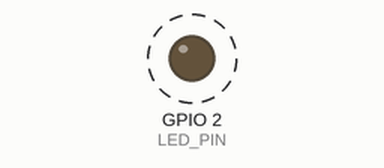
The sketch below on a simulated ESP8266 (NodeMCU). Parts: output pins drawn as LEDs (lit = HIGH). Dashed ring = blinking. Random numbers use the default seed unless the sketch sets one; what the sketch prints to the serial monitor is not drawn.

Above: at 2.1 s.
Timing chart, 0 to 4.6 s (numbered marks = the images above):
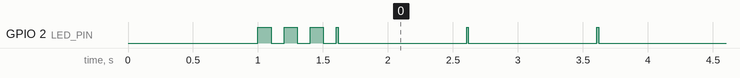

Measured:
- by itself, GPIO 2 (LED_PIN): moves between LOW and HIGH, repeating every 55.0 s

The sketch:

esp32_dummy_sender.ino
```cpp
/*
 ========================================================================
 PENGIRIM DATA DUMMY TELEMETRI ESP32 - CAPSTONE AKUAPONIK UNNES
 Peneliti ESP32 & Fuzzy Sugeno: Rafly Akbar Anggara (NIM 2305110006)
 ========================================================================
 Deskripsi:
 Sketch ini menghasilkan data telemetri dummy kolam yang dinamis dan realistis
 tanpa perlu sensor fisik terpasang. Cocok untuk pengujian koneksi ke
 Raspberry Pi 4B dan verifikasi antarmuka Dasbor Web.

 Fitur:
 1. Simulasi matematis pH (6.80 - 7.35) dengan fluktuasi alami.
 2. Simulasi kekeruhan SEN0189 (5.0 - 18.0 NTU) mensimulasikan metabolisme ikan.
 3. Simulasi suhu air DS18B20 (26.5 - 28.5 °C).
 4. Simulasi ketinggian air JSN-SR04T (67.0 - 69.5 cm).
 5. Output via Serial USB (Baud 115200 bps) format Line-Delimited JSON.
 6. Menerima umpan balik kanopi kangkung (PSI, Coverage) dan perintah katup.
 7. Indikator LED onboard (GPIO 2) berkedip setiap paket data terkirim.
 ========================================================================
*/

#include <Arduino.h>
#include <ArduinoJson.h>
#include <math.h>

// Konfigurasi Pin & Interval
#define LED_PIN 2               // LED bawaan ESP32 (NodeMCU / DevKit V1)
#define SERIAL_BAUD 115200      // Baud rate komunikasi ke Raspberry Pi
#define INTERVAL_KIRIM_MS 1000  // Kirim data setiap 1 detik (1 Hz)

// Variabel Waktu & State
unsigned long waktuTerakhirKirim = 0;
uint16_t nomorUrutPaket = 0;
float phaseSinus = 0.0;

// Status Aktuator Lokal
bool statusKatupKuras = false;
bool statusPompaSirkulasi = true;
bool statusDispenserPakan = false;
unsigned long waktuBukaKatup = 0;
const unsigned long MAKS_DURASI_KATUP_MS = 60000; // Pengaman darurat 60 detik

void setup() {
  pinMode(LED_PIN, OUTPUT);
  digitalWrite(LED_PIN, LOW);

  // Inisialisasi Serial ke Raspberry Pi
  Serial.begin(SERIAL_BAUD);
  delay(1000);

  // Indikator boot selesai (kedip 3 kali)
  for (int i = 0; i < 3; i++) {
    digitalWrite(LED_PIN, HIGH);
    delay(100);
    digitalWrite(LED_PIN, LOW);
    delay(100);
  }
}

void loop() {
  unsigned long now = millis();

  // ------------------------------------------------------------------
  // 1. TERIMA DATA & PERINTAH DARI RASPBERRY PI (Non-Blocking)
  // ------------------------------------------------------------------
  if (Serial.available() > 0) {
    String barisMasuk = Serial.readStringUntil('\n');
    barisMasuk.trim();

    if (barisMasuk.length() > 0 && barisMasuk.startsWith("{") && barisMasuk.endsWith("}")) {
      StaticJsonDocument<256> docIn;
      DeserializationError err = deserializeJson(docIn, barisMasuk);

      if (!err) {
        // Baca data visi kanopi kangkung dari Raspberry Pi
        float psi = docIn["psi"] | 0.0;
        float cov = docIn["cov"] | 0.0;
        int cmd_drain = docIn["cmd_drain"] | 0;
        int acc = docIn["acc"] | 0;

        // Logika keselamatan aktuasi katup solenoid
        if (cmd_drain == 1 && acc == 1) {
          statusKatupKuras = true;
          waktuBukaKatup = now;
        } else if (cmd_drain == 0) {
          statusKatupKuras = false;
        }

        // Kedipkan LED tanda perintah diterima
        digitalWrite(LED_PIN, HIGH);
        delay(30);
        digitalWrite(LED_PIN, LOW);
      }
    }
  }

  // Pengaman hardware: otomatis tutup katup jika melebihi batas waktu
  if (statusKatupKuras && (now - waktuBukaKatup >= MAKS_DURASI_KATUP_MS)) {
    statusKatupKuras = false;
  }

  // ------------------------------------------------------------------
  // 2. GENERATE & KIRIM DATA DUMMY TELEMETRI (Tiap 1 Detik)
  // ------------------------------------------------------------------
  if (now - waktuTerakhirKirim >= INTERVAL_KIRIM_MS) {
    waktuTerakhirKirim = now;
    nomorUrutPaket++;
    phaseSinus += 0.08;

    // Rumus variasi matematis alami kolam:
    // pH berkisar antara 6.80 s/d 7.25 dengan osilasi lambat
    float dummyPH = 7.02 + 0.18 * sin(phaseSinus) + ((random(-15, 15)) / 1000.0);

    // Kekeruhan berkisar antara 6.0 s/d 14.5 NTU
    float dummyNTU = 9.5 + 3.2 * sin(phaseSinus * 0.7) + ((random(-20, 20)) / 100.0);
    if (statusKatupKuras) {
      dummyNTU = max(3.5, dummyNTU - 4.0); // Kekeruhan turun saat katup kuras aktif
    }

    // Suhu air berkisar antara 26.8 s/d 27.9 °C
    float dummyTemp = 27.35 + 0.45 * cos(phaseSinus * 0.4);

    // Ketinggian air berkisar antara 67.5 s/d 68.8 cm
    float dummyLevel = 68.2 + 0.6 * sin(phaseSinus * 1.2);

    // Susun dokumen JSON
    StaticJsonDocument<256> docOut;
    docOut["node"] = "esp32";
    docOut["ph"] = round(dummyPH * 100) / 100.0;
    docOut["ntu"] = round(dummyNTU * 10) / 10.0;
    docOut["temp"] = round(dummyTemp * 10) / 10.0;
    docOut["lvl"] = round(dummyLevel * 10) / 10.0;
    docOut["valve"] = statusKatupKuras ? 1 : 0;
    docOut["pump"] = statusPompaSirkulasi ? 1 : 0;
    docOut["feed"] = statusDispenserPakan ? 1 : 0;
    docOut["seq"] = nomorUrutPaket;

    // Kirim via USB Serial
    serializeJson(docOut, Serial);
    Serial.println(); // Karakter pembatas \n

    // Indikasi kedipan LED pengiriman
    digitalWrite(LED_PIN, HIGH);
    delay(15);
    digitalWrite(LED_PIN, LOW);
  }
}
```
